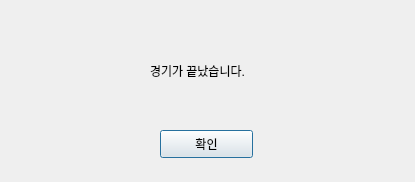
<?xml version="1.0" encoding="UTF-8"?>
<ui version="4.0">
 <class>Dialog</class>
 <widget class="QDialog" name="Dialog">
  <property name="geometry">
   <rect>
    <x>0</x>
    <y>0</y>
    <width>415</width>
    <height>182</height>
   </rect>
  </property>
  <property name="windowTitle">
   <string>Dialog</string>
  </property>
  <widget class="QPushButton" name="error4_Button">
   <property name="geometry">
    <rect>
     <x>160</x>
     <y>130</y>
     <width>93</width>
     <height>28</height>
    </rect>
   </property>
   <property name="text">
    <string>확인</string>
   </property>
  </widget>
  <widget class="QLabel" name="label">
   <property name="geometry">
    <rect>
     <x>150</x>
     <y>50</y>
     <width>291</width>
     <height>41</height>
    </rect>
   </property>
   <property name="text">
    <string>경기가 끝났습니다.</string>
   </property>
  </widget>
 </widget>
 <resources/>
 <connections/>
</ui>
